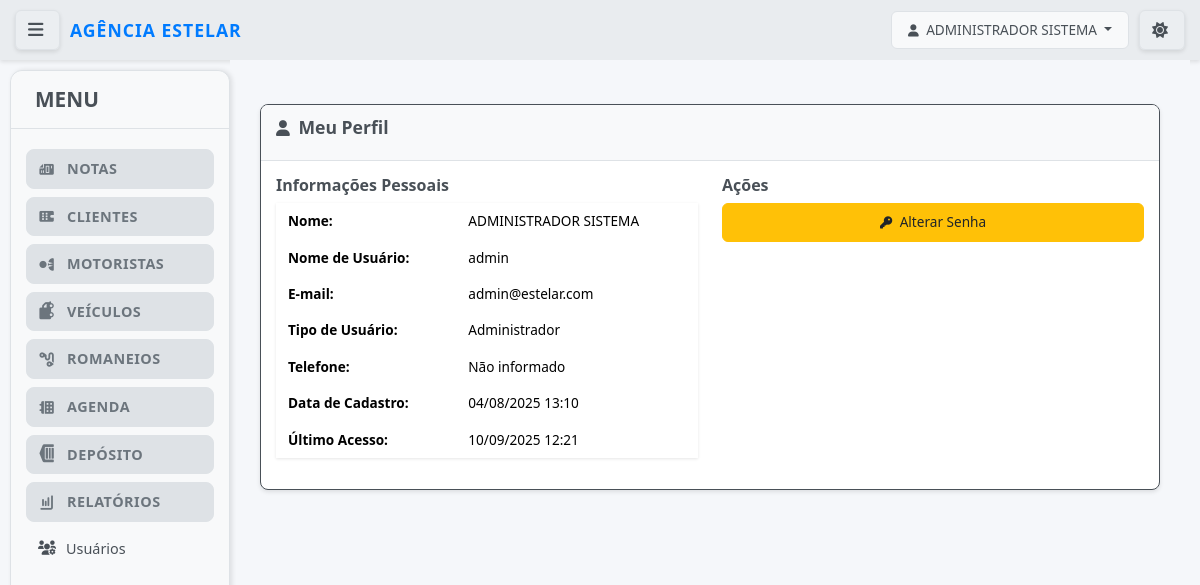
The page /notas/perfil/ (signed in) on the database as committed earlier.
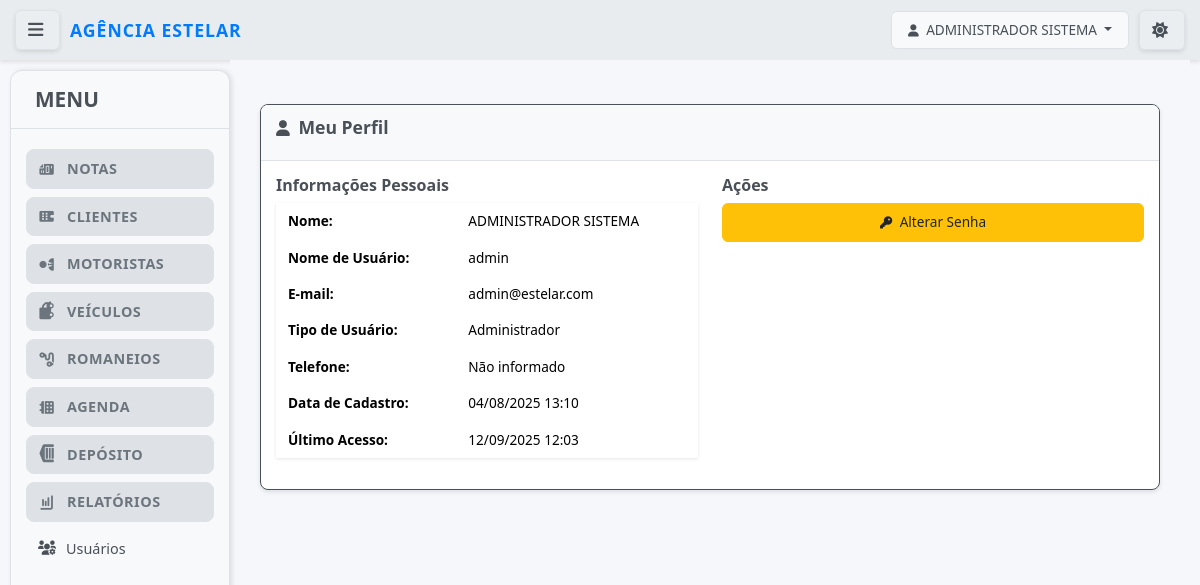
The same page on the database as committed later.
### notas/models.py (models this page shows, shortened)
class UpperCaseMixin:
    def save(self, *args, **kwargs):
        for field in self._meta.fields:
            if hasattr(field, 'max_length') and hasattr(self, field.name):
                value = getattr(self, field.name)
                if value and isinstance(value, str):
                    exclude_fields = [
                        'email', 'password', 'username', 'cpf', 'cnpj',
                        'cnh', 'chassi', 'renavam', 'placa', 'cep',
                        'telefone', 'rntrc', 'numero_consulta', 'tipo_usuario',
                        'status'  # Adicionado para não converter status para maiúsculo
                    ]
                    if field.name not in exclude_fields:
                        setattr(self, field.name, value.upper())
        super().save(*args, **kwargs)

class Usuario(UpperCaseMixin, AbstractUser):
    TIPO_USUARIO_CHOICES = [
        ('admin', 'Administrador'),
        ('funcionario', 'Funcionário'),
        ('cliente', 'Cliente'),
    ]
    tipo_usuario = models.CharField(
        max_length=20,
        choices=TIPO_USUARIO_CHOICES,
        default='funcionario',
        verbose_name="Tipo de Usuário"
    )
    cliente = models.ForeignKey(
        Cliente,
        on_delete=models.CASCADE,
        null=True,
        blank=True,
        verbose_name="Cliente Vinculado"
    )
    telefone = models.CharField(max_length=20, blank=True, verbose_name="Telefone")
    ultimo_acesso = models.DateTimeField(null=True, blank=True, verbose_name="Último Acesso")
    REQUIRED_FIELDS = ['email', 'first_name', 'last_name']
    USERNAME_FIELD = 'username'
    is_authenticated = True
    is_anonymous = False
    objects = UsuarioManager()
    class Meta:
        verbose_name = "Usuário"
        verbose_name_plural = "Usuários"
        ordering = ['username']
    def get_full_name(self):
        return f"{self.first_name} {self.last_name}".strip()
    @property
    def is_admin(self):
        return self.tipo_usuario == 'admin'
    @property
    def is_cliente(self):
        return self.tipo_usuario == 'cliente'
    def can_access_funcionalidades(self):
        return self.is_admin or self.is_funcionario

### notas/views.py (the view)
# urls.py: path('perfil/', views.perfil_usuario, name='perfil'),
@login_required
def perfil_usuario(request):
    return render(request, 'notas/auth/perfil.html')

### notas/templates/notas/auth/perfil.html (shortened to what this page needs)
{% extends 'base.html' %}
{% load static %}
{% block content %}
<div class="container mt-4">
            <div class="card">
                <div class="card-header">
                    <h3 class="card-title">
                        <i class="fas fa-user"></i> Meu Perfil
                    </h3>
                </div>
                <div class="card-body">
                    <div class="row">
                        <div class="col-md-6">
                            <h5>Informações Pessoais</h5>
                            <table class="table table-borderless table-hover">
                                <tr>
                                    <td><strong>Nome:</strong></td>
                                    <td>{{ user.get_full_name }}</td>
                                </tr>
                                <tr>
                                    <td><strong>Nome de Usuário:</strong></td>
                                    <td>{{ user.username }}</td>
                                </tr>
                                <tr>
                                    <td><strong>E-mail:</strong></td>
                                    <td>{{ user.email }}</td>
                                </tr>
                                <tr>
                                    <td><strong>Tipo de Usuário:</strong></td>
                                    <td>{{ user.get_tipo_usuario_display }}</td>
                                </tr>
                                <tr>
                                    <td><strong>Telefone:</strong></td>
                                    <td>{{ user.telefone|default:"Não informado" }}</td>
                                </tr>
                                <tr>
                                    <td><strong>Data de Cadastro:</strong></td>
                                    <td>{{ user.date_joined|date:"d/m/Y H:i" }}</td>
                                </tr>
                                {% if user.ultimo_acesso %}
                                <tr>
                                    <td><strong>Último Acesso:</strong></td>
                                    <td>{{ user.ultimo_acesso|date:"d/m/Y H:i" }}</td>
                                </tr>
                                {% endif %}
                            </table>
                        </div>
                        <div class="col-md-6">
                            <h5>Ações</h5>
                            <div class="d-grid gap-2">
                                <a href="{% url 'notas:alterar_senha' %}" class="btn btn-warning">
                                    <i class="fas fa-key"></i> Alterar Senha
                                </a>
                            </div>
                        </div>
                    </div>
                </div>
            </div>
{% endblock %}

### templates/base.html (shortened to what the changed rows need)
{% load static %}
<!DOCTYPE html>
<html lang="pt-BR">
<head>
    <link href="https://cdn.jsdelivr.net/npm/bootstrap@5.3.3/dist/css/bootstrap.min.css" rel="stylesheet">
            <link rel="stylesheet" href="{% static 'css/style.css' %}?v=4.8">
    <link rel="stylesheet" href="https://cdnjs.cloudflare.com/ajax/libs/font-awesome/6.0.0-beta3/css/all.min.css">
</head>
<body class="{% if not user.is_authenticated %}login-page{% endif %}">
    <div class="top-bar">
        <div class="user-area">
            <div class="user-info">
                {% if user.is_authenticated %}
                    <div class="dropdown">
                        <button class="btn btn-outline-light dropdown-toggle" type="button" id="userDropdown" data-bs-toggle="dropdown" aria-expanded="false">
                            <i class="fas fa-user"></i> {{ user.get_full_name|default:user.username }}
                        </button>
                    </div>
                {% else %}
                    <a href="{% url 'notas:login' %}" class="btn btn-outline-light">Login</a>
                {% endif %}
            </div>
        </div>
    </div>
    <div class="main-wrapper">
        <div class="main-content">
            {% block content %}{% endblock %}
        </div>
    </div>
</body>
</html>
</html>

Rows that differ between the two databases and show on the page:
changed Usuario "ADMINISTRADOR SISTEMA": ultimo_acesso "10/09/2025 12:21" → "12/09/2025 12:03"
